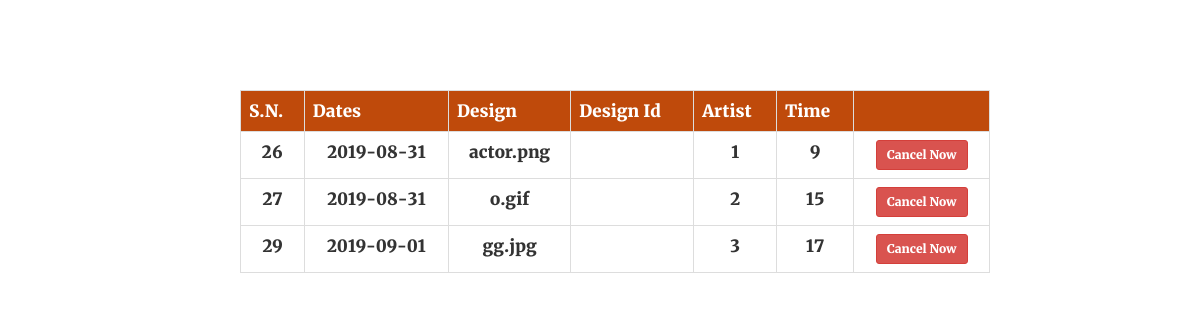
/booktable.php (signed in), run on the app's committed database.
### tables this page shows
CREATE TABLE `books` (
  `b_id` int(11) NOT NULL,
  `b_date` date NOT NULL,
  `b_design` varchar(500) NOT NULL,
  `b_time` int(10) DEFAULT NULL,
  `c_id` int(11) DEFAULT NULL,
  `d_id` int(11) DEFAULT NULL,
  `e_id` int(11) DEFAULT NULL
);

### booktable.php (the view, shortened to what this page needs)
<!DOCTYPE html>
<html>
<head>
  <link rel="stylesheet" type="text/css" href="css/homecss.css">
  <link rel="stylesheet" href="https://maxcdn.bootstrapcdn.com/bootstrap/3.4.0/css/bootstrap.min.css">
  </head>
  <body>
  	<div id="container">
  <?php
    $con=mysqli_connect("localhost","root","","tattoo_heritage");
    if(isset($_SESSION['user'])){
      $query="SELECT c_id FROM customer WHERE c_username='".$_SESSION['user']."'";
      }
    $result=mysqli_query($con,$query);
     if(mysqli_num_rows($result)!=0){
        while($row=mysqli_fetch_assoc($result)){
            $c_id=$row["c_id"];
          }
        }
       if(isset($_SESSION['user'])){
           $sql="SELECT * FROM books WHERE c_id='".$c_id."'";
          }
      $result1=mysqli_query($con,$sql);
echo " <div class=\"new\">";
echo " <div class=\"container\">\n";
echo "  <div class=\"row\">\n";
echo "    <div class=\"col-lg-2\"></div>\n";
echo "    <div class=\"col-lg-8\">\n";
echo "      <div class=\"text-center mt-5\">\n";
echo "      <table class=\"table table-hover table-bordered\" >\n";
echo "      <tr>\n";
echo "        <th>S.N.</th>\n";
echo "        <th>Dates</th>\n";
echo "        <th>Design</th>\n";
echo "        <th>Design Id</th>\n";
echo "        <th>Artist</th>\n";
echo "        <th>Time</th>\n";
echo "        <th></th>\n";
echo "      </tr>\n";
     if(mysqli_num_rows($result1)!=0){
        while($row=mysqli_fetch_assoc($result1)){
          echo "      <tr>\n";
          echo "      <td> ". $row["b_id"]. "</td>\n";
          $b_id1 = $row["b_id"];
          echo "      <td> ". $row["b_date"]. "</td>\n";
          echo "      <td> ". $row["b_design"]. "</td>\n";
          echo "      <td> ". $row["d_id"]. "</td>\n";
          echo "      <td> ". $row["e_id"]. "</td>\n";
          echo "      <td> ". $row["b_time"]. "</td>\n";
          echo "  <td><a href=\"cancelbooking.php?b_id=".$row["b_id"]."&d=".$row["b_date"]."&e=".$row["b_design"]."&d_id=".$row["d_id"]."&e_id=".$row["e_id"]."&t=".$row["b_time"]."\"".$b_id1."><button class=\"btn btn-danger btn-sm\">Cancel Now</button></a></td>";
          echo "      </tr>\n";
        }
      }
       else
        echo "".mysqli_error($con);
    echo "</table>\n";
    echo "</div>";
    echo "</div>";
    echo "</div>";
    echo "</div>";
    echo "</div>";
    ?>
</div>
</body>
</html>

### css/homecss.css (style rules this page uses)
* { margin: 0; padding: 0; font-family: Merriweather; }
a { color: white; }
div { font-size: 17px; }
.container { margin-top: 70px; }
th { background-color: #bf4a0b; color: white; }

### booktable.php (style rules this page uses)
.new { float: right; margin-top: 20px; }

### data on the page
books: b_id "26", b_date "2019-08-31", b_design "actor.png", e "1", b_time "9"
books: b_id "27", b_date "2019-08-31", b_design "o.gif", e "2", b_time "15"
books: b_id "29", b_date "2019-09-01", b_design "gg.jpg", e "3", b_time "17"
